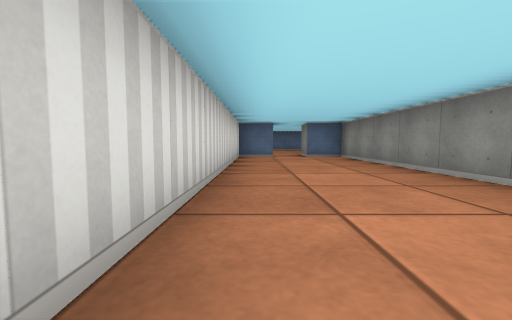
view 1 (above)

16 first-person views from a walk through a cub3D ray-caster map. The camera is about half as high as the walls, tilts 4° down and sees 90° across. The floor is counted in squares. Each view is taken from the middle of a square. On the plan, view 1 faces up. The plan holds only what a view shows up to about 9 squares ahead; the rest is blank.

view 2
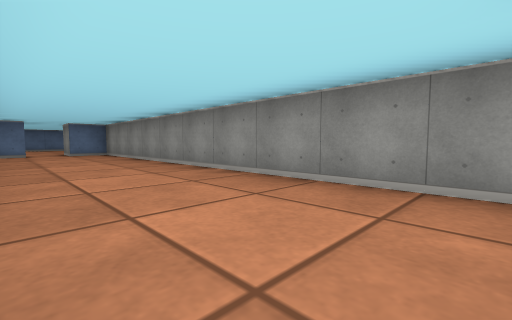

view 3
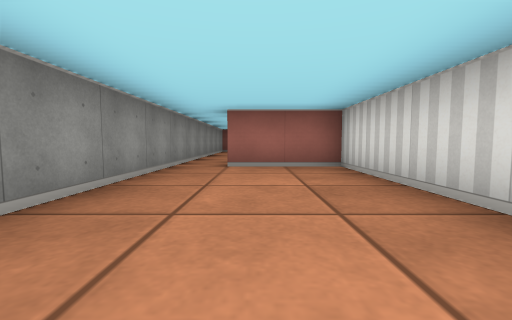

view 4
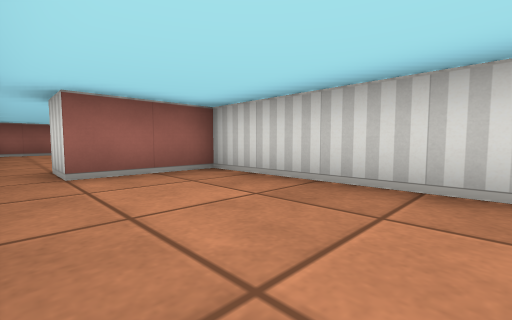

view 5
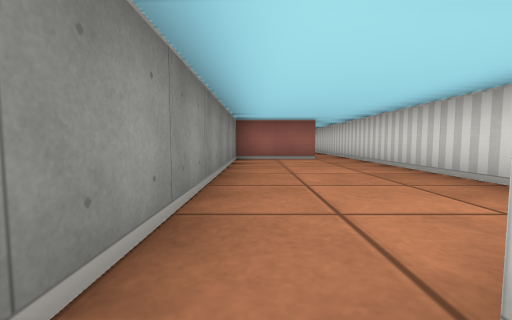

view 6
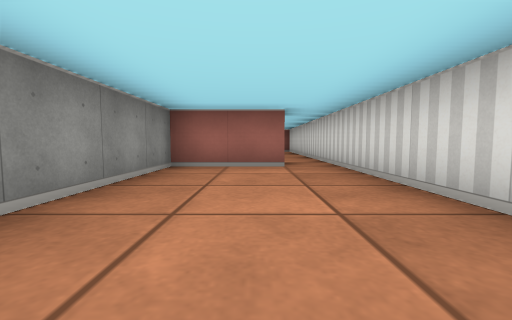

view 7
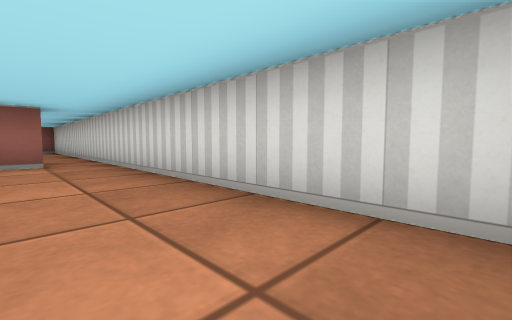

view 8
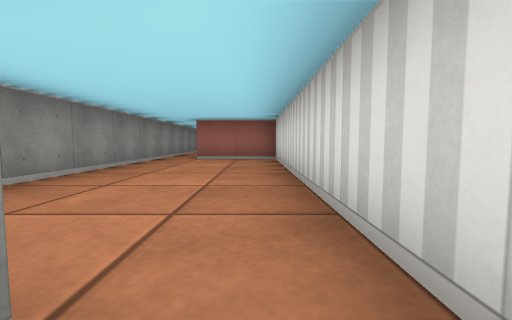

view 9
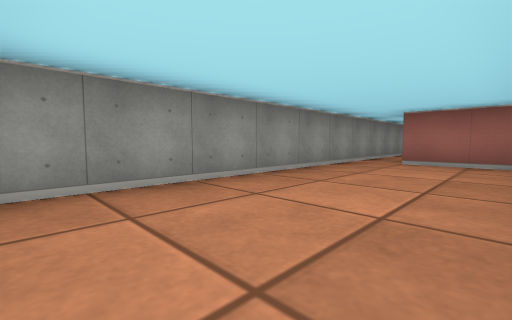

view 10
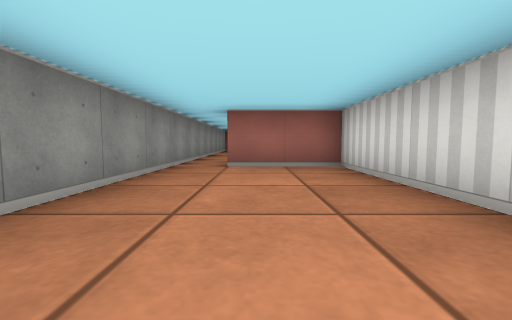

view 11
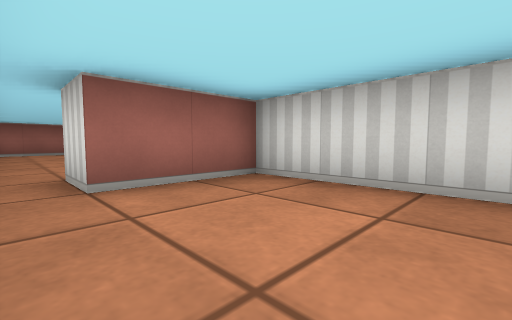

view 12
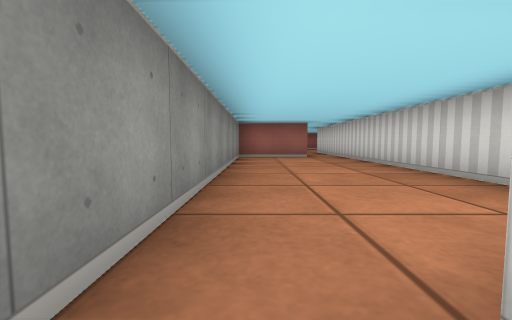

view 13
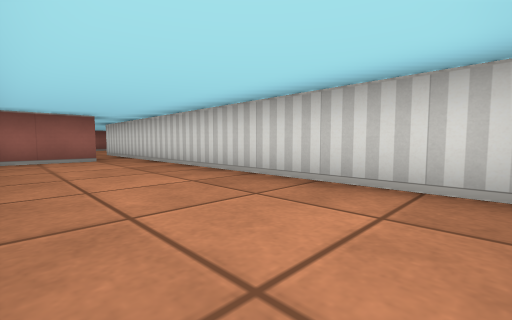

view 14
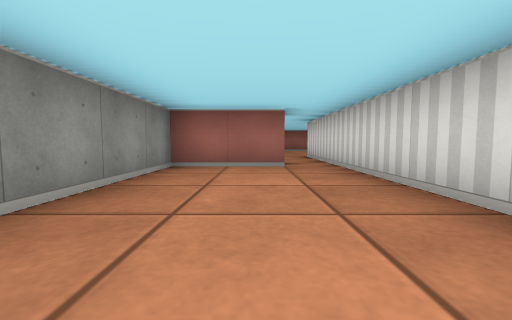

view 15
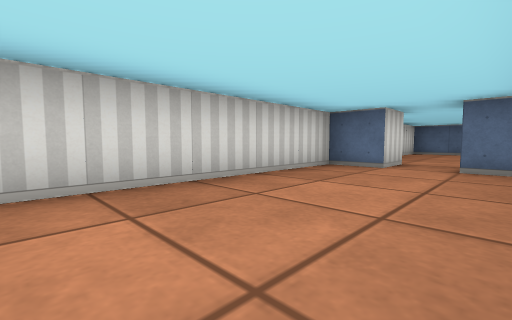

view 16
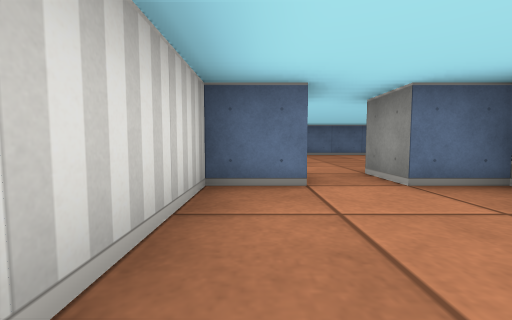

### Floor plan
Ten units are one square. View 1 is at (0, 0); x grows to the right and y downward. Boxes are objects, and circles mark ways between rooms. Rooms are numbered by the first view taken in them; rooms with no view inside come last. Other rooms are left out.
<svg viewBox="-10 -91 40 346">
<path fill="none" stroke="#000" d="M5 -86 5 -75 -5 -75 -5 25 15 25M25 25 25 -75 15 -75 15 -85M-5 39 -5 96M15 25 15 35M4 95 25 95 25 25M-5 96 -5 165 15 165M25 166 25 109M-5 179 -5 245M4 245 25 245 25 166M15 165 15 175"/>
<circle cx="20" cy="30" r="3" fill="#2a7"/>
<circle cx="0" cy="100" r="3" fill="#2a7"/>
<circle cx="20" cy="170" r="3" fill="#2a7"/>
<text x="10" y="-30">1</text>
<text x="10" y="60">2</text>
<text x="10" y="130">3</text>
<text x="10" y="210">4</text>
</svg>
Room 1 opens to room 2. Room 2 opens to room 3. Room 3 opens to room 4.

Where each view was taken, in squares from view 1:
view 1: 0 up, 0 right, facing up
view 2: 2 down, 0 right, facing up-right
view 3: 2 up, 1 right, facing down
view 4: 1 up, 2 right, facing down-left
view 5: 3 down, 2 right, facing down
view 6: 5 down, 1 right, facing down
view 7: 4 down, 1 right, facing down-left
view 8: 10 down, 0 right, facing down
view 9: 11 down, 0 right, facing down-right
view 10: 12 down, 1 right, facing down
view 11: 14 down, 2 right, facing down-left
view 12: 17 down, 2 right, facing down
view 13: 18 down, 2 right, facing down-left
view 14: 20 down, 1 right, facing down
view 15: 3 up, 2 right, facing up-left
view 16: 5 up, 0 right, facing up
